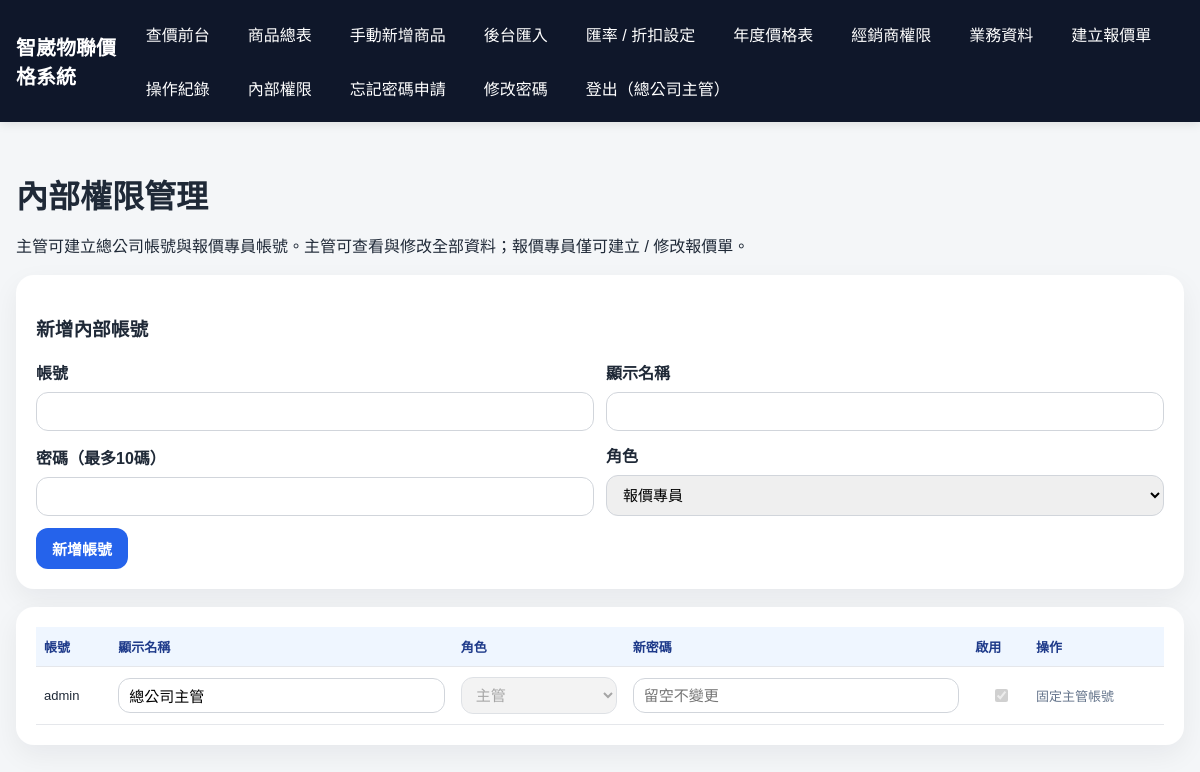
The app's page /admin/internal-users (signed in) with its own data.
### app/models.py (models this page shows)
class InternalUser(Base):
    __tablename__ = "internal_users"
    id = Column(Integer, primary_key=True, index=True)
    username = Column(String(100), unique=True, nullable=False)
    password = Column(String(50), nullable=False)
    display_name = Column(String(100), nullable=True)
    role = Column(String(50), nullable=False, default="quote_only")
    is_active = Column(Integer, nullable=False, default=1)
    created_at = Column(DateTime, default=datetime.utcnow, nullable=False)
    updated_at = Column(DateTime, default=datetime.utcnow, nullable=False)

### app_flask.py (the view, shortened to what this page needs)
@flask_app.route('/admin/internal-users', methods=['GET', 'POST'])
@require_internal_permission('all')
def admin_internal_users_page():
    db = db_session()
    try:
        ensure_default_internal_users(db)
        message = None
        users = db.query(models.InternalUser).order_by(models.InternalUser.role.desc(), models.InternalUser.username.asc()).all()
        return render_template('internal_users_admin.html', users=users, message=message, default_supervisor_username=DEFAULT_SUPERVISOR_USERNAME, current_internal_user_id=session.get('internal_user_id'))
    finally:
        db.close()

### app_flask.py (called while the page is built, shortened)
def current_internal_user(db=None):
    user_id = session.get('internal_user_id')
    if not user_id:
        return None
    close_db = False
    if db is None:
        db = db_session()
        close_db = True
    try:
        return db.query(models.InternalUser).filter(models.InternalUser.id == user_id).first()
    finally:
        if close_db:
            db.close()

def is_internal_logged_in():
    return bool(session.get('internal_user_id') or session.get('internal_auth'))

def internal_has_permission(permission: str, db=None) -> bool:
    user = current_internal_user(db)
    if user:
        role = (user.role or 'quote_only').strip()
        perms = INTERNAL_ROLE_PERMISSIONS.get(role, {})
        if perms.get('all'):
            return True
        return bool(perms.get(permission))
    return bool(session.get('internal_auth'))

def require_internal_permission(permission):
    def decorator(view_func):
        @wraps(view_func)
        def wrapper(*args, **kwargs):
            if not is_internal_logged_in():
                return redirect(url_for('internal_login', next=request.path))
            if not internal_has_permission(permission):
                flash('此帳號無此權限。')
                return redirect(url_for('internal_home') if internal_has_permission('quote_only') else url_for('internal_login'))
            return view_func(*args, **kwargs)
        return wrapper
    return decorator

@flask_app.context_processor
def inject_auth_state():
    db = None
    dealer_name = ''
    dealer_level = ''
    internal_user = current_internal_user(db) if False else None
    return {
        'is_internal_logged_in': is_internal_logged_in(),
        'is_dealer_logged_in': bool(session.get('dealer_id')),
        'dealer_name': dealer_name,
        'dealer_level': dealer_level,
        'internal_username': session.get('internal_username',''),
        'internal_display_name': session.get('internal_display_name',''),
        'internal_role': session.get('internal_role',''),
        'can_manage_all': bool(session.get('internal_role') == 'supervisor' or session.get('internal_auth')),
        'can_quote_only': bool(is_internal_logged_in()),
    }

def db_session():
    return SessionLocal()

### app/templates/internal_users_admin.html (shortened to what this page needs)
{% extends "base.html" %}
{% block content %}
<div class="page-header"><h1>內部權限管理</h1><p>主管可建立總公司帳號與報價專員帳號。主管可查看與修改全部資料；報價專員僅可建立 / 修改報價單。</p></div>
<div class="card">
  <h3>新增內部帳號</h3>
  <form method="post" class="dealer-form-grid">
    <div><label>帳號</label><input name="username" required></div>
    <div><label>顯示名稱</label><input name="display_name"></div>
    <div><label>密碼（最多10碼）</label><input name="password" maxlength="10" required></div>
    <div><label>角色</label><select name="role"><option value="supervisor">主管</option><option value="quote_only" selected>報價專員</option></select></div>
    <div style="grid-column:1/-1"><button type="submit">新增帳號</button></div>
  </form>
</div>
<div class="card">
  <table class="table small-text dealer-table">
    <thead><tr><th>帳號</th><th>顯示名稱</th><th>角色</th><th>新密碼</th><th>啟用</th><th>操作</th></tr></thead>
    <tbody>
      {% for u in users %}
      <tr><form method="post">
        <td>{{ u.username }}</td>
        <td><input name="display_name" value="{{ u.display_name or u.username }}" {% if u.username == default_supervisor_username %}readonly{% endif %}></td>
        <td><select name="role" {% if u.username == default_supervisor_username %}disabled{% endif %}><option value="supervisor" {% if u.role=='supervisor' %}selected{% endif %}>主管</option></select></td>
        <td><input name="password" maxlength="10" placeholder="留空不變更" {% if u.username == default_supervisor_username %}placeholder="主管自行到修改密碼"{% endif %}></td>
        <td><input type="checkbox" name="is_active" {% if u.is_active %}checked{% endif %} {% if u.username == default_supervisor_username %}disabled{% endif %}></td>
        <td style="white-space:nowrap;">
          {% if u.username != default_supervisor_username %}
            <button type="submit">儲存</button>
            {% if u.id != current_internal_user_id %}
            <button type="submit" name="action_type" value="delete" onclick="return confirm('確定要刪除 {{ u.username }} 嗎？');" style="background:#dc2626;">刪除</button>
            {% else %}
            <span class="muted">目前登入中</span>
            {% endif %}
          {% else %}<span class="muted">固定主管帳號</span>{% endif %}
        </td>
      </form></tr>
      {% endfor %}
    </tbody>
  </table>
</div>
{% endblock %}

### app/templates/base.html (shortened to what this page needs)
<!DOCTYPE html>
<html lang="zh-Hant">
<head>
    <link rel="stylesheet" href="/static/style.css">
</head>
<body>
    <header class="topbar no-print">
        <div class="container topbar-inner">
            <div class="brand">智崴物聯價格系統</div>
            <nav class="nav">
                {% if is_internal_logged_in %}
                    {% if can_manage_all %}<a href="/internal/home">查價前台</a>{% endif %}
                    {% if can_manage_all %}<a href="/products">商品總表</a>{% endif %}
                    {% if can_manage_all %}<a href="/admin/products/new">手動新增商品</a>{% endif %}
                    {% if can_manage_all %}<a href="/admin/import">後台匯入</a>{% endif %}
                    {% if can_manage_all %}<a href="/admin/rates">匯率 / 折扣設定</a>{% endif %}
                    {% if can_manage_all %}<a href="/admin/price-files">年度價格表</a>{% endif %}
                    {% if can_manage_all %}<a href="/admin/dealers">經銷商權限</a>{% endif %}
                    {% if can_manage_all %}<a href="/admin/sales">業務資料</a>{% endif %}
                    <a href="/quotes/new">建立報價單</a>
                    {% if can_manage_all %}<a href="/admin/logs">操作紀錄</a>{% endif %}
                    {% if can_manage_all %}<a href="/admin/internal-users">內部權限</a>{% endif %}
                    {% if can_manage_all %}<a href="/admin/reset-requests">忘記密碼申請</a>{% endif %}
                    <a href="/admin/password">修改密碼</a>
                    <a href="/logout">登出{% if internal_display_name %}（{{ internal_display_name }}）{% endif %}</a>
                {% elif is_dealer_logged_in %}
                    <a href="/dealer/products">經銷商價格表</a>
                    <a href="/dealer/export">匯出檔案</a>
                    <a href="/quotes/new">建立報價單</a>
                    <a href="/dealer/password">修改密碼</a>
                    <a href="/dealer/logout">登出（{{ dealer_name }}）</a>
                {% else %}
                    <a href="/">入口</a>
                    <a href="/login">內部登入</a>
                    <a href="/dealer/login">經銷商登入</a>
                {% endif %}
            </nav>
        </div>
    </header>
    <main class="container page">
        {% block content %}{% endblock %}
    </main>
</body>
</html>

### app/static/style.css (style rules this page uses)
* { box-sizing: border-box; }
body { margin: 0; font-family: "Microsoft JhengHei", "PingFang TC", Arial, sans-serif; background: #f4f6f8; color: #1f2937; }
.container { width: min(1680px, calc(100% - 32px)); margin: 0 auto; }
.topbar { background: #0f172a; color: white; padding: 14px 0; box-shadow: 0 2px 10px rgba(0,0,0,0.1); }
.topbar-inner { display: flex; align-items: center; justify-content: space-between; gap: 16px; }
.brand { font-size: 20px; font-weight: 700; }
.nav { display: flex; gap: 14px; flex-wrap: wrap; }
.nav a { color: white; text-decoration: none; padding: 8px 12px; border-radius: 10px; }
.page { padding: 28px 0 60px; }
.page-header { margin-bottom: 18px; }
.page-header h1 { margin-bottom: 6px; }
.card { background: white; border-radius: 18px; padding: 20px; margin-bottom: 18px; box-shadow: 0 10px 28px rgba(15, 23, 42, 0.06); overflow-x:auto; }
label { display: block; font-weight: 700; margin-bottom: 8px; }
input, select, textarea, button { width: 100%; padding: 10px 12px; border-radius: 12px; border: 1px solid #d1d5db; font-size: 15px; }
button, .button-link { background: #2563eb; color: white; border: none; cursor: pointer; text-decoration: none; text-align: center; display: inline-block; width: auto; padding: 10px 16px; border-radius: 12px; font-weight: 700; }
.table { width: 100%; border-collapse: collapse; overflow: hidden; min-width: 1100px; }
.table th, .table td { border-bottom: 1px solid #e5e7eb; padding: 10px 8px; text-align: left; vertical-align: middle; }
.table th { background: #eff6ff; color: #1e3a8a; font-weight: 700; }
.small-text { font-size: 13px; }
.muted { color:#64748b; }
.dealer-form-grid { display:grid;grid-template-columns:1.2fr .9fr .8fr .9fr 1.7fr 1.25fr .9fr .9fr .8fr .8fr .9fr;gap:12px;align-items:end; }
.dealer-table input,.dealer-table select { padding:8px 10px;min-width:0; }
@media (max-width: 1200px) { .dealer-form-grid { grid-template-columns:repeat(2,minmax(0,1fr)); } }

### records on screen
InternalUser: display_name "總公司主管", username "admin", role "主管", username "☑", shows "固定主管帳號"
